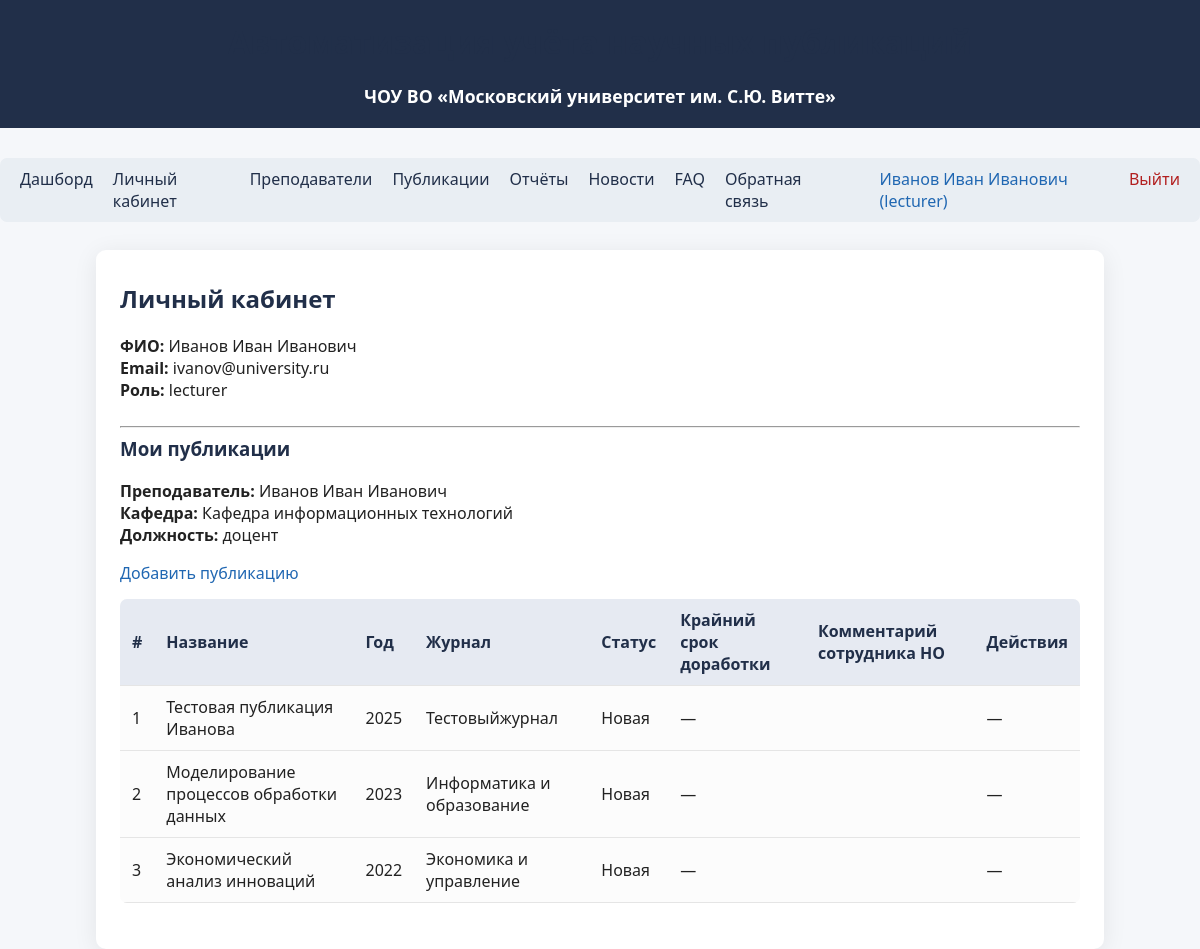
/profile (signed in), run on an earlier commit of the app's database.
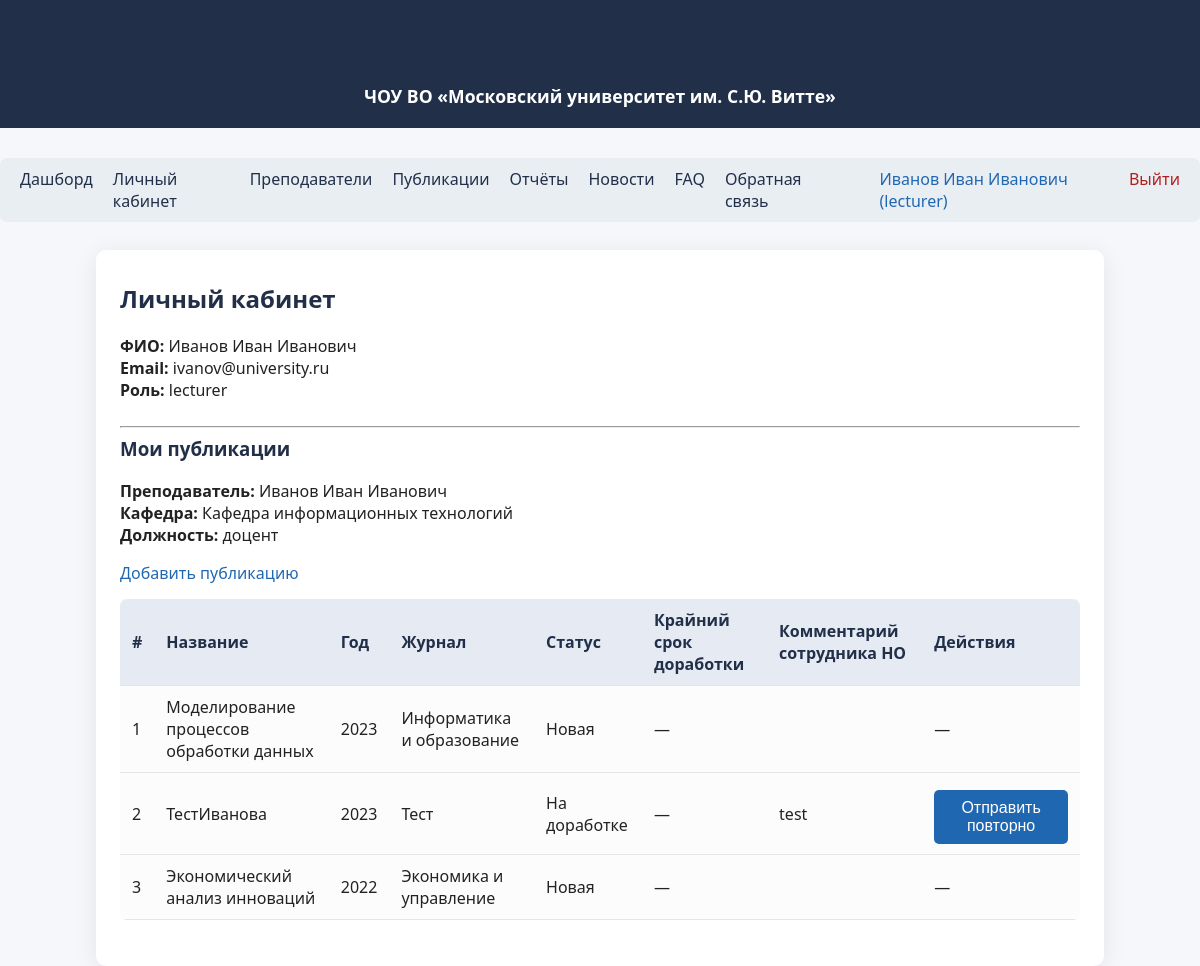
And on a later commit of the database.
### tables this page shows
CREATE TABLE publications (
            id INTEGER PRIMARY KEY AUTOINCREMENT,
            title TEXT,
            year INTEGER,
            journal TEXT,
            source TEXT,
            link TEXT,
            citations INTEGER,
            doi TEXT,
            file_path TEXT,
            status TEXT DEFAULT 'new',
            review_comment TEXT,
            revision_deadline TEXT,
            reviewer_id INTEGER
        );

### app/routes.py (the view)
@bp.route('/profile')
@login_required()
def profile():
    user = g.user
    users = []            # для админа
    pending_pubs = []     # для staff (публикации для проверки)
    revision_pubs = []    # для staff (контроль доработок)
    lecturer_info = None  # для преподавателя
    lecturer_pubs = []    # публикации преподавателя
    if user['role'] == 'admin':
        users = get_all_users()
    elif user['role'] == 'staff':
        pending_pubs = get_publications_for_review()
        revision_pubs = get_publications_with_revision_required()
    elif user['role'] == 'lecturer':
        lecturer_info = get_lecturer_for_user(user['id'])
        if lecturer_info:
            lecturer_pubs = get_publications_by_lecturer(lecturer_info['id'])
    return render_template(
        'profile.html',
        user=user,
        users=users,
        pending_pubs=pending_pubs,
        revision_pubs=revision_pubs,
        lecturer_info=lecturer_info,
        lecturer_pubs=lecturer_pubs
    )

### app/models.py (called while the page is built)
def get_db():
    db = getattr(g, '_database', None)
    if db is None:
        db = g._database = sqlite3.connect(DATABASE)
        db.row_factory = sqlite3.Row
    return db

def get_user_by_id(user_id):
    db = get_db()
    user = db.execute(
        "SELECT * FROM users WHERE id = ?", (user_id,)
    ).fetchone()
    return user

def get_publications_by_lecturer(lecturer_id):
    db = get_db()
    pubs = db.execute(
        "SELECT p.* FROM publications p "
        "JOIN lecturer_publications lp ON p.id = lp.publication_id "
        "WHERE lp.lecturer_id = ? ORDER BY p.year DESC",
        (lecturer_id,)
    ).fetchall()
    return pubs

def get_lecturer_for_user(user_id):
    db = get_db()
    return db.execute(
        """
        SELECT l.*
        FROM lecturers l
        JOIN users u ON u.lecturer_id = l.id
        WHERE u.id = ?
        """,
        (user_id,)
    ).fetchone()

### app/routes.py (called while the page is built)
@bp.before_app_request
def load_logged_in_user():
    user_id = session.get('user_id')
    g.user = get_user_by_id(user_id) if user_id else None

### app/templates/profile.html (shortened to what the changed rows need)
{% extends "base.html" %}
{% block content %}
<h2>Личный кабинет</h2>
{% if user.role == 'admin' %}
    <hr>
    <h3>Управление пользователями и ролями</h3>
    <div style="margin-bottom: 15px;">
        <a href="{{ url_for('main.add_user') }}" class="btn">Создать пользователя</a>
    </div>
    {% if users %}
        <table class="table">
            <thead>
                <tr>
                    <th>#</th>
                    <th>ФИО</th>
                    <th>Email</th>
                    <th>Роль</th>
                    <th style="width: 270px;">Действия</th>
                </tr>
            </thead>
            <tbody>
                {% for u in users %}
                <tr>
                    <td>{{ loop.index }}</td>
                    <td>{{ u.fio }}</td>
                    <td>{{ u.email }}</td>
                    <td>{{ u.role }}</td>
                    <td>
                        <a href="{{ url_for('main.edit_user', user_id=u.id) }}" class="btn">Изменить</a>
                        {% if u.role != 'admin' %}
                            {% if u.role != 'blocked' %}
                                <form action="{{ url_for('main.block_user', user_id=u.id) }}"
                                      method="post" style="display:inline;">
                                    <button type="submit" class="btn">Заблокировать</button>
                                </form>
                            {% else %}
                                <form action="{{ url_for('main.unblock_user', user_id=u.id) }}"
                                      method="post" style="display:inline;">
                                    <button type="submit" class="btn">Разблокировать</button>
                                </form>
                            {% endif %}
                            <form action="{{ url_for('main.delete_user_route', user_id=u.id) }}"
                                  method="post" style="display:inline;"
                                  onsubmit="return confirm('Удалить пользователя {{ u.fio }}?');">
                                <button type="submit" class="btn">Удалить</button>
                            </form>
                        {% endif %}
                    </td>
                </tr>
                {% endfor %}
            </tbody>
        </table>
    {% else %}
        <p>Пользователи ещё не созданы.</p>
    {% endif %}
    <hr>
    <h3>Редактирование данных системы</h3>
    <div style="display:flex; flex-wrap:wrap; gap:10px; margin-top:10px;">
        <a href="{{ url_for('main.lecturers') }}" class="btn">Преподаватели</a>
        <a href="{{ url_for('main.publications') }}" class="btn">Публикации</a>
        <a href="{{ url_for('main.admin_news') }}" class="btn">Новости</a>
        <a href="{{ url_for('main.admin_faq') }}" class="btn">FAQ</a>
        <a href="{{ url_for('main.log') }}" class="btn">Журнал действий</a>
        <a href="{{ url_for('main.admin_feedback') }}" class="btn">Обращения пользователей</a>
    </div>
{% elif user.role == 'lecturer' %}
    {% if not lecturer_info %}
        <p style="color:red;">
            Для вашей учётной записи не найден связанный преподаватель в справочнике.<br>
            Связь выполняется через поле <code>lecturer_id</code> в таблице пользователей.
        </p>
    {% else %}
        {% if lecturer_pubs and lecturer_pubs|length > 0 %}
            <table class="table">
                <thead>
                    <tr>
                        <th>#</th>
                        <th>Название</th>
                        <th>Год</th>
                        <th>Журнал</th>
                        <th>Статус</th>
                        <th>Крайний срок доработки</th>
                        <th>Комментарий сотрудника НО</th>
                        <th>Действия</th>
                    </tr>
                </thead>
                <tbody>
                    {% for p in lecturer_pubs %}
                    <tr>
                        <td>{{ loop.index }}</td>
                        <td>{{ p.title }}</td>
                        <td>{{ p.year }}</td>
                        <td>{{ p.journal }}</td>
                        <td>
                            {% if not p.status or p.status == 'new' %}
                                Новая
                            {% elif p.status == 'approved' %}
                                Утверждена
                            {% elif p.status == 'rejected' %}
                                Отклонена
                            {% elif p.status == 'revision_required' %}
                                На доработке
                            {% else %}
                                {{ p.status }}
                            {% endif %}
                        </td>
                        <td>{{ p.revision_deadline or '—' }}</td>
                        <td>{{ p.review_comment or '' }}</td>
                        <td>
                            {% if p.status == 'revision_required' %}
                                <form action="{{ url_for('main.lecturer_resubmit_publication', pub_id=p.id) }}"
                                      method="post" style="display:inline;">
                                    <button type="submit" class="btn">
                                        Отправить повторно
                                    </button>
                                </form>
                            {% else %}
                                —
                            {% endif %}
                        </td>
                    </tr>
                    {% endfor %}
                </tbody>
            </table>
        {% else %}
            <p>За вами пока не закреплено ни одной публикации.</p>
        {% endif %}
    {% endif %}
{% else %}
    <hr>
    <p>Добро пожаловать в личный кабинет!</p>
    <p>Ваша роль: <b>{{ user.role }}</b></p>
{% endif %}
{% endblock %}

What changed in the data, as far as the page shows it:
shown differently, row unchanged: publications "Моделирование процессов обработки данных": moves up the list
changed publications: title "Тестовая публикация Иванова" → "ТестИванова"; year "2025" → "2023"; journal "Тестовыйжурнал" → "Тест"; review_comment (not shown) → "test"; status "Новая —" → "На доработке Отправить повторно"
